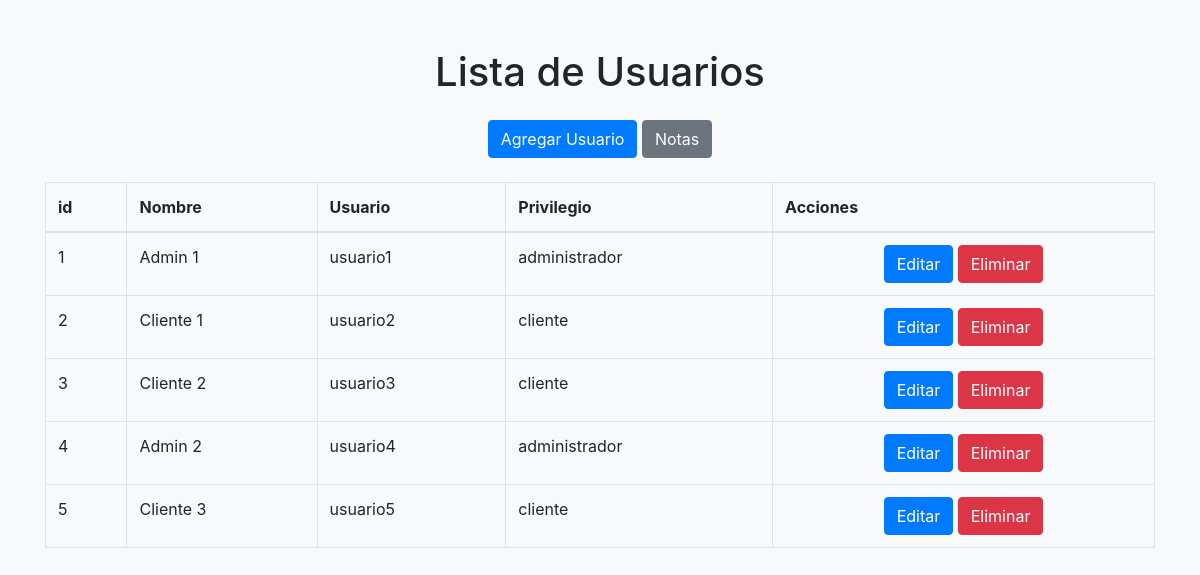
The page /vistas/usuarios.php on the database as committed earlier.
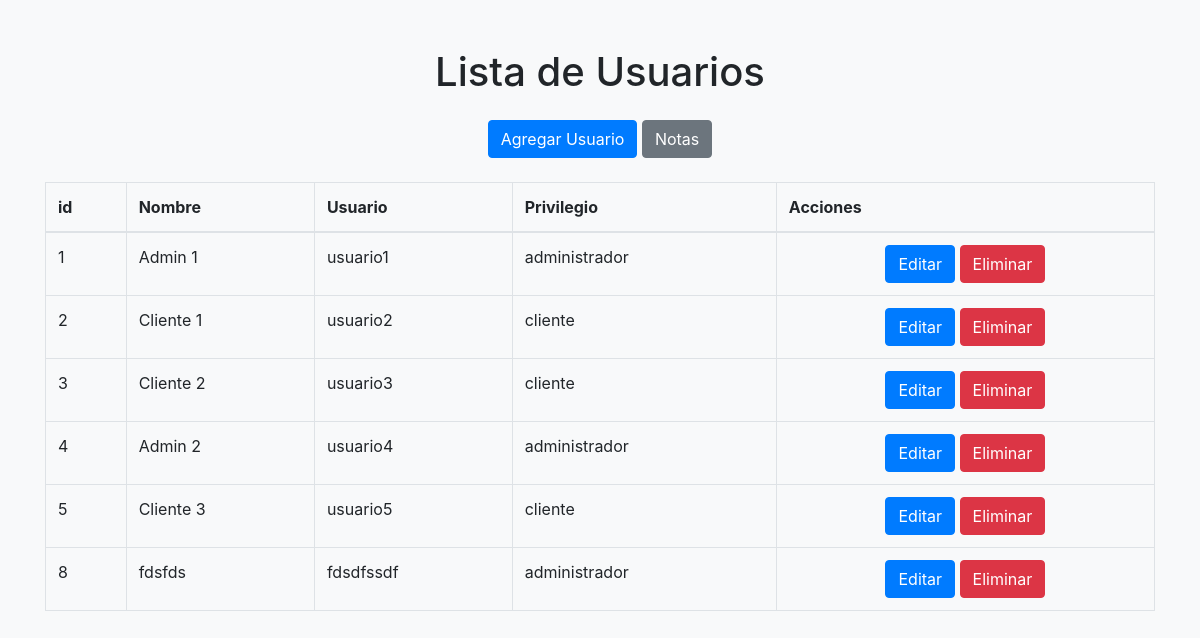
The same page on the database as committed later.
### tables this page shows
CREATE TABLE `usuarios` (
  `id` int(11) NOT NULL,
  `usuario` varchar(50) DEFAULT NULL,
  `contrasenia` varchar(50) DEFAULT NULL,
  `privilegio` enum('administrador','cliente') DEFAULT NULL,
  `nombre` varchar(120) DEFAULT NULL
);

### conexion/conexion.php (called while the page is built, shortened)
<?php
class conexion{
    public function pdo(){
        try{
            $connPDO = new PDO('mysql:host='.server.';dbname='.database,user,password);
        }catch(PDOException $e){
            echo "Se produjo un error: ".$e->getMessage();
            die();
        }finally{
            return $connPDO;
        }
    }
    public function MostrarSQL($sql){
        $rs = $this->pdo()->query($sql);
        return $rs;
    }
}

### vistas/usuarios.php (the view, shortened to what this page needs)
<?php
include("../conexion/conexion.php");
$conn = new conexion();
$sql = "SELECT id, nombre, usuario, contrasenia, privilegio FROM dbnotas.usuarios;";
$res = $conn->MostrarSQL($sql);
?>
<!DOCTYPE html>
<html lang="en">
<head>
    <link rel="stylesheet" href="https://maxcdn.bootstrapcdn.com/bootstrap/4.5.2/css/bootstrap.min.css">
</head>
<body class="bg-light">
    <div class="container mt-5">
        <div class="text-center">
            <h1 class="text-center">Lista de Usuarios</h1>
            <a href="agregar_usuarios.php" class="btn btn-primary mt-3">Agregar Usuario</a>
            <a href="notas.php" <button class="btn btn-secondary mt-3">Notas</button></a>
        </div>
        <div class="table-responsive mt-4">
            <table class="table table-bordered">
                <thead>
                    <tr>
                        <th>id</th>
                        <th>Nombre</th>
                        <th>Usuario</th>
                        <th>Privilegio</th>
                        <th>Acciones</th>
                    </tr>
                </thead>
                <tbody>
                    <?php foreach ($res as $fila) : ?>
                        <tr>
                            <td><?php echo $fila['id']; ?></td>
                            <td><?php echo $fila['nombre']; ?></td>
                            <td><?php echo $fila['usuario']; ?></td>
                            <td><?php echo $fila['privilegio']; ?></td>
                            <td>
                                <div class="text-center">
                                    <button class="btn btn-primary"><i class="fa fa-pencil"></i> Editar</button>
                                    <button class="btn btn-danger"><i class="fa fa-trash"></i> Eliminar</button>
                                </div>
                            </td>
                        </tr>
                    <?php endforeach; ?>
                </tbody>
            </table>
        </div>
    </div>
</body>
</html>

Rows that differ between the two databases and show on the page:
added usuarios: id "8", nombre "fdsfds", usuario "fdsdfssdf", privilegio "administrador"
